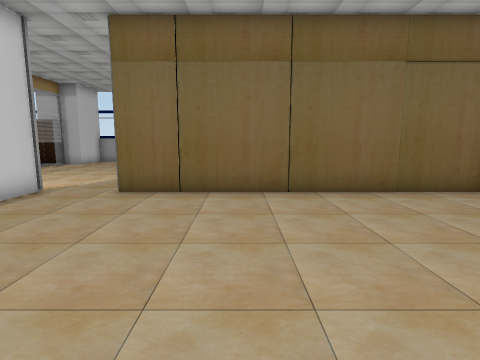
[1] (above)

23 first-person views from a walk through a Unity game level. The camera is 1.5 m above the floor, tilts 8° down and sees 80° across. The floor is counted in squares, 1 m on a side. Each view is taken from the middle of a square. On the plan, view 1 faces up. The plan holds only what a view shows up to about 14 squares ahead; the rest is blank. The place goes on beyond the plan. Some animated figures are not drawn. Door leaves are left out, so doorways stand open. Some surface patterns are stand-ins.

[2]
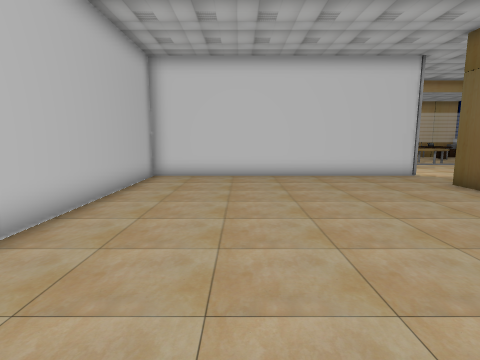

[3]
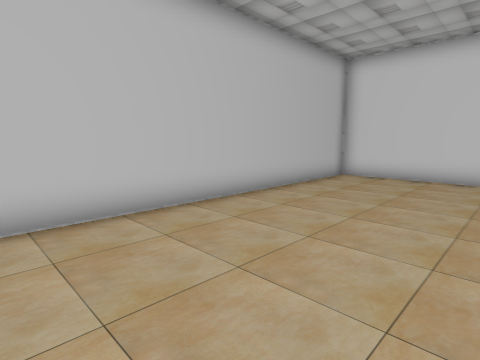

[4]
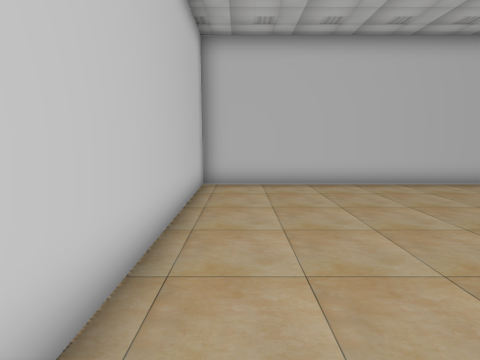

[5]
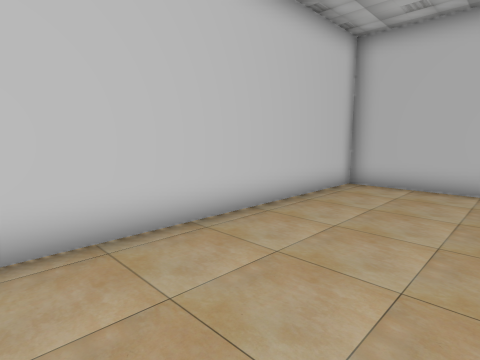

[6]
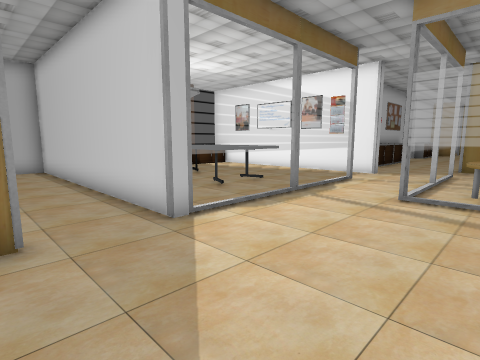

[7]
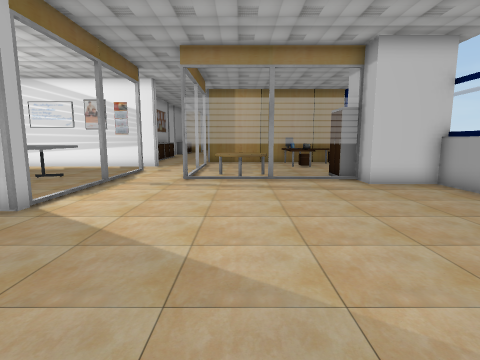

[8]
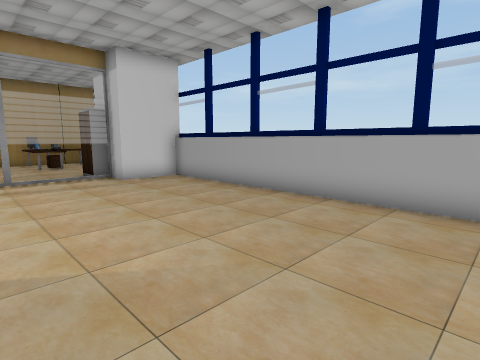

[9]
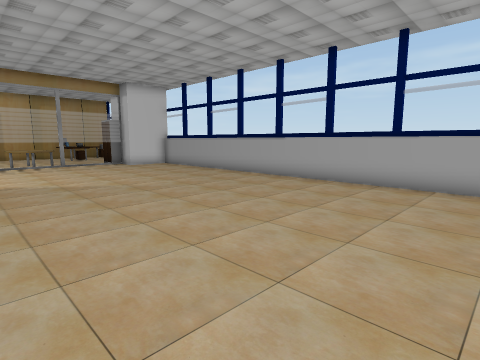

[10]
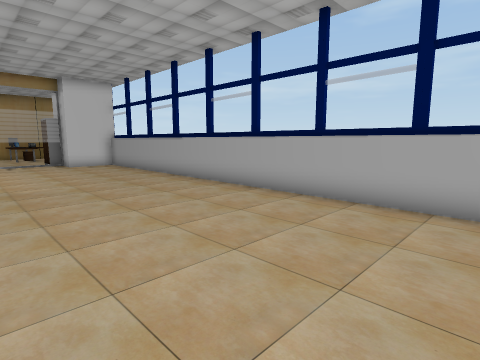

[11]
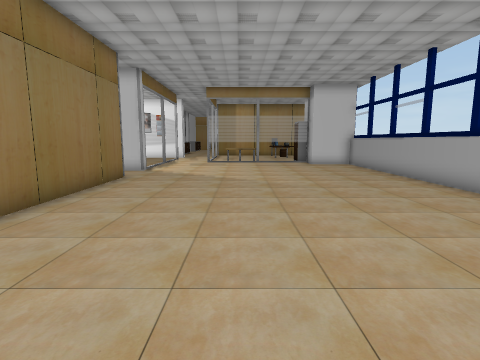

[12]
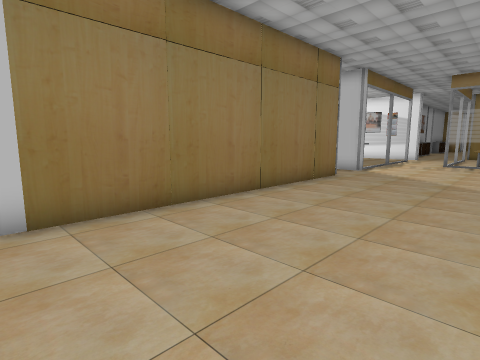

[13]
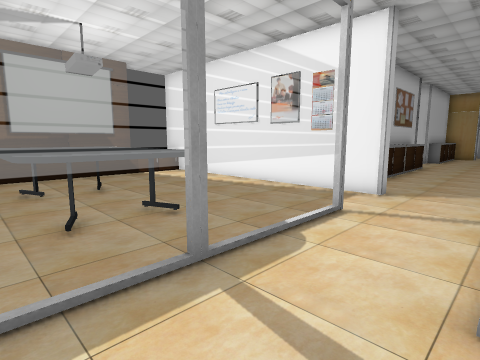

[14]
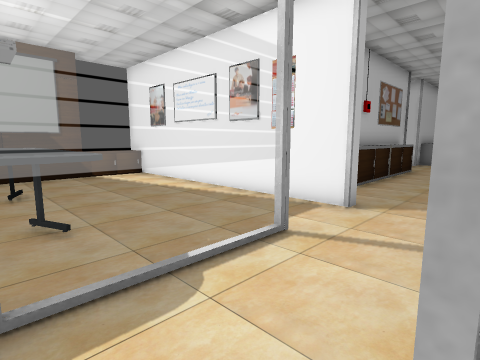

[15]
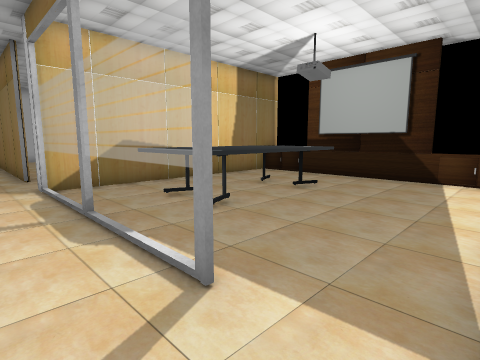

[16]
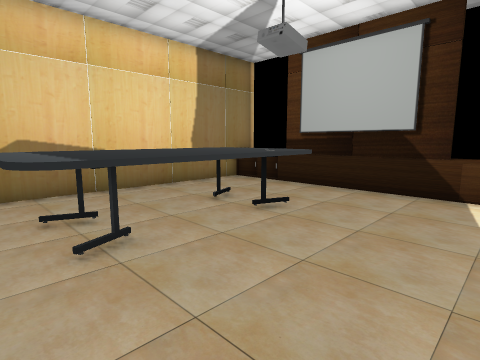

[17]
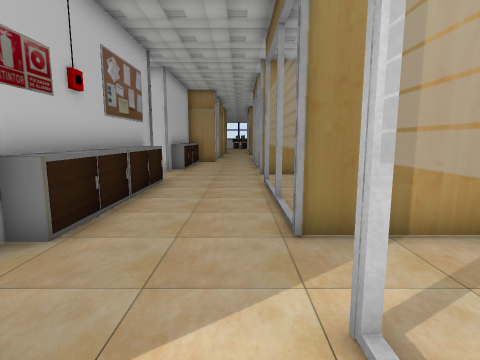

[18]
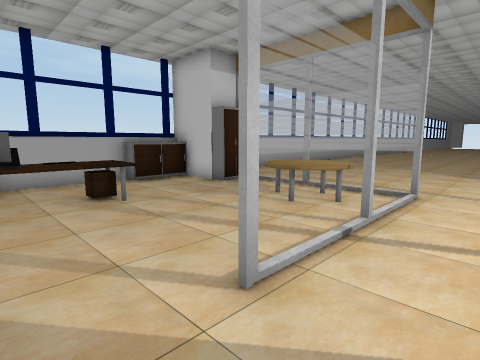

[19]
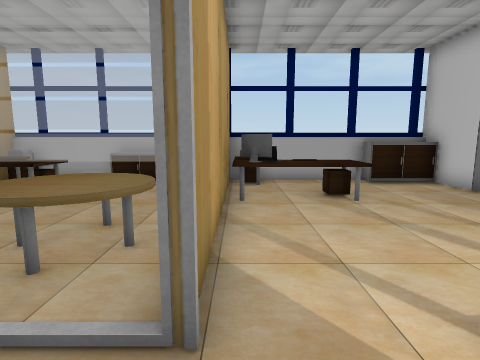

[20]
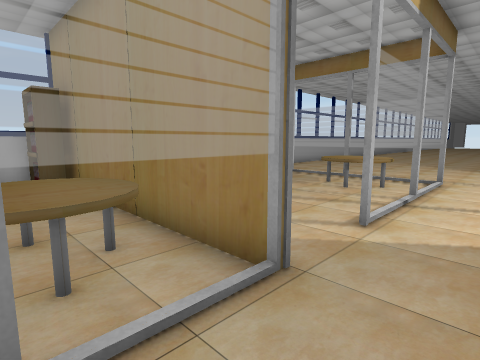

[21]
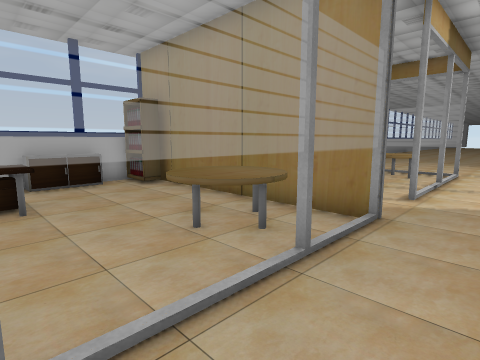

[22]
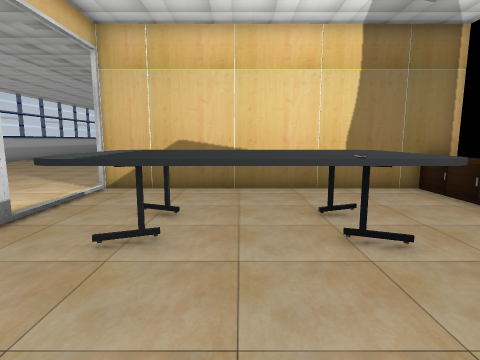

[23]
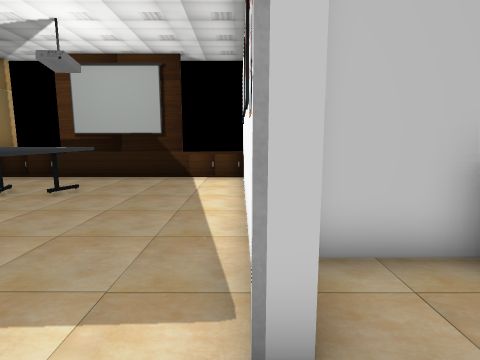

### Floor plan
Key: @ floor where view 1 was taken; # wall or solid block; . floor; D open door; = window, fence, low wall or low ledge; ^ raised ledge.
Columns run from 25 left of view 1 to 8 right of it. Each row starts with its distance up from view 1.
 20 #################################
 19  .^^.#^....^^###..................
 18  .....#^.....###..................
 17 ^^....#^^^...#=...................
 16 ^^...##^^^....=...................
 15 .....#........=...................
 14 ...^^#......^^=...................
 13 ...^^#......^^=...................
 12 ...^^#......^^=...................
 11 D=====DDD======...................
 10 ..................................
  9 ..................................
  8 .........DDD=======#DD###########.
  7 ^^^^^^^..#.........#............#
  6 ##########....^^^..#............#
  5          #....^^^..#............#
  4          #....^^^..#............#
  3          =....^^^..#............#
  2          =....^^^..#............#
  1          #....^^^..#............#
  0          #.........#.....@......#
 -1          #.........#............#
 -2          #^^#####^^#............#
 -3          ###     ################

Positions as (right, up) in squares from view 1, and headings:
1: (0, 0), facing up
2: (6, 1), facing left
3: (6, 3), facing down-left
4: (6, 7), facing down
5: (3, 7), facing down-right
6: (-3, 13), facing down-left
7: (0, 13), facing left
8: (1, 13), facing up-left
9: (7, 10), facing up-left
10: (8, 13), facing up-left
11: (8, 13), facing left
12: (8, 14), facing down-left
13: (-8, 11), facing down-left
14: (-10, 11), facing down-left
15: (-16, 10), facing down-right
16: (-15, 7), facing down-right
17: (-15, 10), facing left
18: (-19, 9), facing up-right
19: (-19, 9), facing up
20: (-22, 9), facing up-right
21: (-25, 9), facing up-right
22: (-15, 4), facing right
23: (-16, 10), facing down
